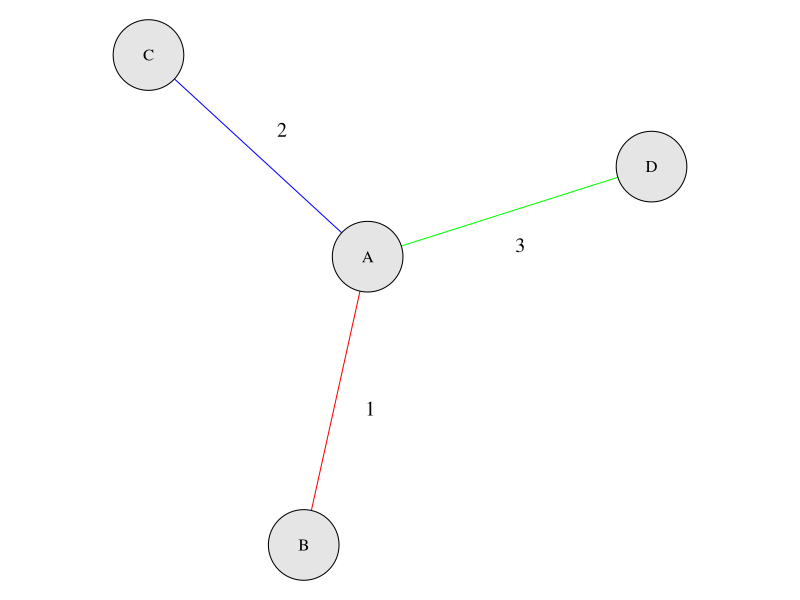
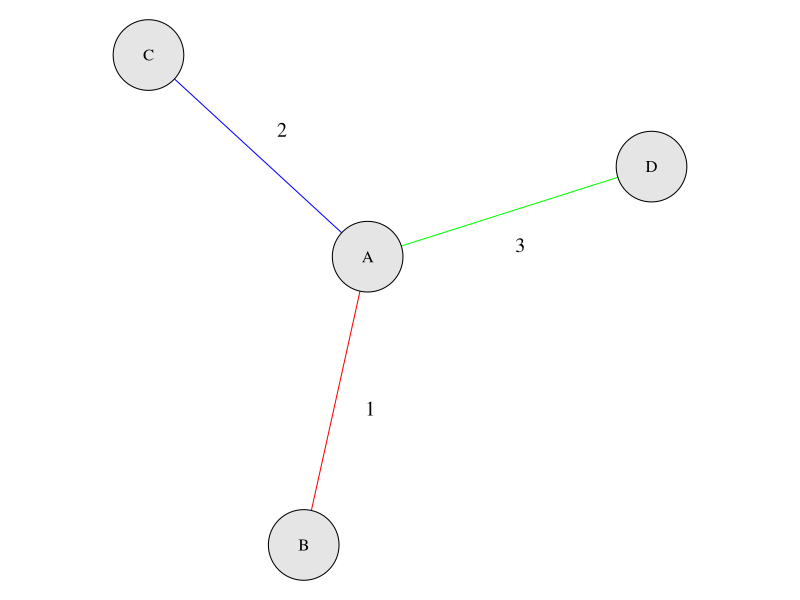

The R script that drew these images, in order:
library(igraph)
set.seed(123)

# Use the same edge list as in the node exchangeability example
edges <- data.frame(
  from = c("A", "A", "A"),
  to   = c("B", "C", "D")
)

# Create original graph
g1 <- graph_from_data_frame(edges, directed = FALSE)

# Define edge colors and permutation
edge_colors <- c("red", "blue", "green")
edge_labels <- c("1", "2", "3")

# Permute edges: move first edge to the end
new_order <- c(2, 3, 1)
edges_perm <- edges[new_order, ]
edge_colors_perm <- edge_colors[new_order]
edge_labels_perm <- edge_labels[new_order]

# Create permuted-edge graph (same structure)
g2 <- graph_from_data_frame(edges_perm, directed = FALSE)

# Use same layout for both graphs
layout <- layout_with_fr(g1)
rownames(layout) <- V(g1)$name

# Compute edge label positions
compute_edge_label_positions <- function(graph, layout, d = 0.15) {
  ELx <- numeric(ecount(graph))
  ELy <- numeric(ecount(graph))

  for (i in 1:ecount(graph)) {
    ends_idx <- ends(graph, i)
    x1 <- layout[ends_idx[1], 1]
    y1 <- layout[ends_idx[1], 2]
    x2 <- layout[ends_idx[2], 1]
    y2 <- layout[ends_idx[2], 2]

    # Midpoint
    mx <- (x1 + x2) / 2
    my <- (y1 + y2) / 2

    # Compute perpendicular shift
    dx <- x2 - x1
    dy <- y2 - y1

    if (abs(dy) < 1e-3) {
      shift_x <- 0
      shift_y <- d
    } else {
      S <- -dx / dy
      shift_x <- d / sqrt(1 + S^2)
      shift_y <- S * shift_x
    }

    ELx[i] <- mx + shift_x
    ELy[i] <- my + shift_y
  }

  return(list(x = ELx, y = ELy))
}

pos_g1 <- compute_edge_label_positions(g1, layout)
pos_g2 <- compute_edge_label_positions(g2, layout)

# Expand plot limits
expand_limits <- function(layout, ELx, ELy, margin = 0.1) {
  x_min <- min(c(layout[, 1], ELx))
  x_max <- max(c(layout[, 1], ELx))
  y_min <- min(c(layout[, 2], ELy))
  y_max <- max(c(layout[, 2], ELy))

  xlim <- c(x_min - margin, x_max + margin)
  ylim <- c(y_min - margin, y_max + margin)

  return(list(xlim = xlim, ylim = ylim))
}

lims_g1 <- expand_limits(layout, pos_g1$x, pos_g1$y)
lims_g2 <- expand_limits(layout, pos_g2$x, pos_g2$y)

# Define small margins
small_margins <- c(0.5, 0, 0.5, 0)

# Plot original edge-labeled graph
pdf("examples/edge_exch_g1.pdf", width = 4, height = 2.5)
par(mar = small_margins)
plot(g1,
  layout = layout,
  vertex.label = V(g1)$name,
  vertex.label.color = "black",
  vertex.color = "gray90",
  vertex.size = 30,
  edge.label = edge_labels,
  edge.label.cex = 1.2,
  edge.color = edge_colors,
  edge.label.color = "black",
  rescale = FALSE,
  xlim = lims_g1$xlim,
  ylim = lims_g1$ylim,
  edge.label.x = pos_g1$x,
  edge.label.y = pos_g1$y,
  main = NA
)
dev.off()

layout_g2 <- layout[match(V(g2)$name, rownames(layout)), ]

# Plot permuted edge-labeled graph
pdf("examples/edge_exch_g2.pdf", width = 4, height = 2.5)
par(mar = small_margins)
plot(g2,
  layout = layout_g2,
  vertex.label = V(g2)$name,
  vertex.label.color = "black",
  vertex.color = "gray90",
  vertex.size = 30,
  edge.label = edge_labels_perm,
  edge.label.cex = 1.2,
  edge.color = edge_colors_perm,
  edge.label.color = "black",
  rescale = FALSE,
  xlim = lims_g2$xlim,
  ylim = lims_g2$ylim,
  edge.label.x = pos_g2$x,
  edge.label.y = pos_g2$y,
  main = NA
)
dev.off()
